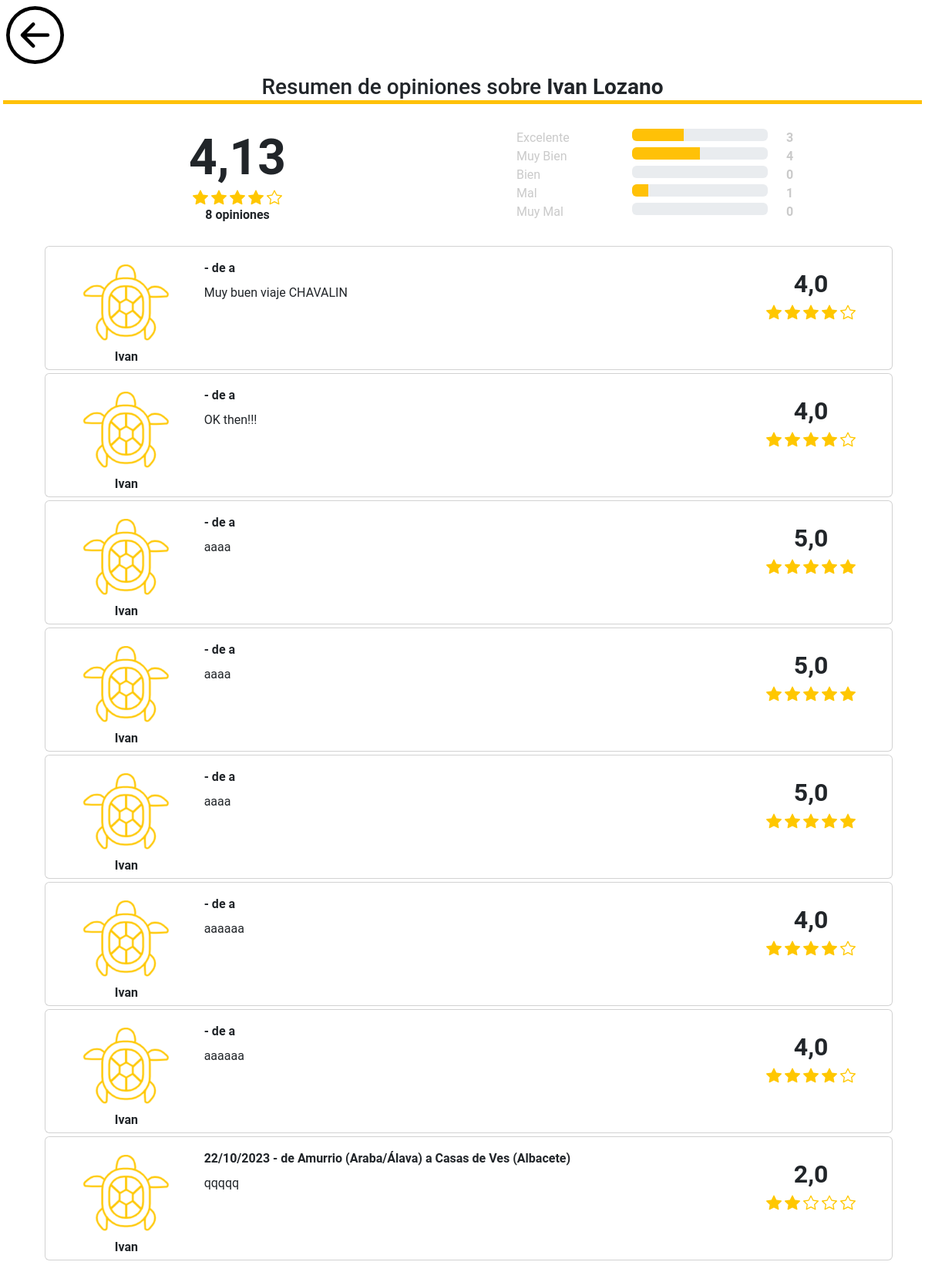
The app's page /opiniones_recibidas/2 (signed in) with its own data.
### Aplicaciones/FrontEnd/models.py (models this page shows, shortened)
class Personas (models.Model):
    phoneNumberRegex = RegexValidator(regex=r"^\+?1?\d{8,15}$")
    id_usuario = models.ForeignKey(Usuario, to_field='id', null=True, blank=True, on_delete=models.CASCADE)
    nombre = models.CharField(max_length=64, blank=False, null=False)
    apellido1 = models.CharField(max_length=64, blank=False, null=False)
    apellido2 = models.CharField(max_length=64, blank=True, null=True)
    fec_nacimiento = models.DateField(blank=False, null=False)
    tipo_documento = models.CharField (max_length=8, blank=False, null=False)
    numero_documento = models.CharField(max_length=32, blank=False, null=False, unique=True)
    num_telefono = models.CharField(validators = [phoneNumberRegex], max_length = 16, blank=False, null=False)
    genero = models.CharField(max_length=1, choices=genero, default='F', blank=True, null=True)
    puntuacion = models.DecimalField(max_digits=2, decimal_places=1, default=3.5, blank=True, null=True)
    prestigio = models.CharField(max_length=2, choices=prestigio, default='B', blank=True, null=True)
    numero_opiniones = models.PositiveIntegerField(default = '0', blank=True, null=True)
    descripcion = models.CharField(max_length=3000, blank=True, null=True)
    imagen = models.ImageField(upload_to='images/users_profile', default="images/users_profile/avatar-mujer.jpg")
    pref_conversacion = models.PositiveIntegerField(default='1')
    pref_musica = models.PositiveIntegerField(default='1')
    pref_mascota = models.PositiveIntegerField(default='1')
    pref_fumar = models.PositiveIntegerField(default='1')
    pref_comida = models.PositiveIntegerField(default='1')
    notif_noticiasofertas = models.PositiveIntegerField(default='3')
    notif_opiniones = models.PositiveIntegerField(default='3')
    notif_reservas = models.PositiveIntegerField(default='3')
    fec_created = models.DateTimeField(auto_now_add=True)
    fec_updated = models.DateTimeField(auto_now=True)
    class Meta:
        verbose_name = 'personas'
        verbose_name_plural = 'personas'

class Opiniones (models.Model):
    id_persona_publicador = models.ForeignKey(Personas, to_field='id', on_delete=models.CASCADE, related_name='id_publicador')
    id_persona_receptor = models.ForeignKey(Personas, to_field='id', on_delete=models.CASCADE, related_name='id_receptor')
    id_viaje = models.ForeignKey(Viajes, to_field='id', null=True, blank=True, on_delete=models.CASCADE)
    puntuacion = models.DecimalField(max_digits=2, decimal_places=1, default=3.5)
    categoria_puntuacion = models.PositiveIntegerField(choices=categorias_puntuacion, default=3)
    mensaje_opinion = models.CharField(max_length=3000, blank=True, null=True)
    fechor_opinion = models.DateTimeField(blank=True, null=True)
    flg_leido = models.BooleanField(default=False)
    flg_opinion_respondida = models.BooleanField(default=False)
    id_opinion_respuesta = models.ForeignKey('self', to_field='id', on_delete=models.CASCADE, blank=True, null=True)
    fec_created = models.DateTimeField(auto_now_add=True)
    fec_updated = models.DateTimeField(auto_now=True)
    class Meta:
        verbose_name = 'opiniones'
        verbose_name_plural = 'opiniones'

class Viajes (models.Model):
    id_persona = models.ForeignKey(Personas, to_field='id', on_delete=models.CASCADE)
    ciudad_origen = models.CharField(max_length=64)
    ciudad_destino = models.CharField(max_length=64)
    fecha_ida = models.DateField(blank=True, null=True)
    numero_asientos_viaje = models.PositiveSmallIntegerField()
    equipaje = models.CharField(max_length=2, choices=equipaje, default='EM')
    estado = models.PositiveIntegerField(choices=estados_viajes, default=1)
    importe_total_asiento = models.DecimalField(max_digits = 5,decimal_places = 2)
    importe_comision_asiento = models.DecimalField(max_digits = 5,decimal_places = 2)
    importe_conductor_asiento = models.DecimalField(max_digits = 5,decimal_places = 2)
    numero_asientos_libres = models.PositiveIntegerField(default=0)
    hora_ida = models.TimeField()
    fechor_ida = models.DateTimeField()
    fechor_pendiente = models.DateTimeField(blank=True, null=True)
    fechor_realizado = models.DateTimeField(blank=True, null=True)
    fechor_cancelado = models.DateTimeField(blank=True, null=True)
    id_vehiculo = models.ForeignKey(Vehiculos, to_field='id', null=True, blank=True, on_delete=models.CASCADE)
    flg_ida_vuelta = models.BooleanField(default=False)
    distancia_kms = models.DecimalField(max_digits=6, decimal_places=1)
    duracion_min = models.PositiveIntegerField()
    fechor_llegada = models.DateTimeField()
    fec_created = models.DateTimeField(auto_now_add=True)
    fec_updated = models.DateTimeField(auto_now=True)
    class Meta:
        verbose_name = 'viajes'
        verbose_name_plural = 'viajes'

### Aplicaciones/FrontEnd/decorators.py (the view)
        def _wrapped_view(request, *args, **kwargs):
            usuario = Personas.objects.get(id_usuario=request.user.id)
            kwargs['usuario'] = usuario
            return view_func(request, *args, **kwargs)

### Aplicaciones/FrontEnd/templates/opiniones_recibidas_main.html (shortened to what this page needs)
{% load static %}
<!DOCTYPE html>
<html lang="en">
<head>
</head>
<body>
	{% include "index.html" %}
	<button type=button value="Previous Page" onClick="javascript:history.go(-1);" class="bg-white border-0 pt-2 ps-2">
		<img alt="Eliminar" src='{% static "icon/arrow-left-circle.svg" %}' width="75px">
	</button>
	<div class="row">
		<div class="col-12 px-3 pt-2">
			<h3 class="border-bottom border-5 border-warning text-center mt-1">Resumen de opiniones sobre <strong>{{usuario.nombre}} {{usuario.apellido1}}</strong></h3>
		</div>
	</div>
	{% include "opiniones_recibidas.html" %}
</body>
</html>

### Aplicaciones/FrontEnd/templates/opiniones_recibidas.html (shortened to what this page needs)
{% load static %}
<!DOCTYPE html>
<html lang="en">
<head>
</head>
<body>
  <div class="container-fluid mx-2 my-4" id="opiniones-recibidas">
    <div class="row" id="opiniones-header">
        <div class="col-5 col-lg-6 align-self-center" id="opiniones-resumen">
            <div class="row" id="puntuacion">
                <div class="col d-flex justify-content-center">
                    <p class="display-3 fw-bold mb-0">
                        {{ avg_puntuacion.avg_punt|floatformat:2 }}
                    </p>
                </div>
            </div>
            <div class="row" id="estrellas">
                <div class="col d-flex justify-content-center">
                    <div class="rating" style="color: #FFC700;">
                        <img class="star" {% if avg_puntuacion.avg_punt > 0.75 %} src='{% static "icon/star-fill.svg" %}'
                                        {% elif avg_puntuacion.avg_punt <= 0.75 and avg_puntuacion.avg_punt >= 0.25 %} src='{% static "icon/star-half.svg" %}'
                                        {% else %} src='{% static "icon/star.svg" %}' {%endif%}>
                        <img class="star" {% if avg_puntuacion.avg_punt > 1.75 %} src='{% static "icon/star-fill.svg" %}'
                                        {% elif avg_puntuacion.avg_punt <= 1.75 and avg_puntuacion.avg_punt >= 1.25 %} src='{% static "icon/star-half.svg" %}'
                                        {% else %} src='{% static "icon/star.svg" %}' {%endif%}>
                        <img class="star" {% if avg_puntuacion.avg_punt > 2.75 %} src='{% static "icon/star-fill.svg" %}'
                                        {% elif avg_puntuacion.avg_punt <= 2.75 and avg_puntuacion.avg_punt >= 2.25 %} src='{% static "icon/star-half.svg" %}'
                                        {% else %} src='{% static "icon/star.svg" %}' {%endif%}>
                        <img class="star" {% if avg_puntuacion.avg_punt > 3.75 %} src='{% static "icon/star-fill.svg" %}'
                                        {% elif avg_puntuacion.avg_punt <= 3.75 and avg_puntuacion.avg_punt >= 3.25 %} src='{% static "icon/star-half.svg" %}'
                                        {% else %} src='{% static "icon/star.svg" %}' {%endif%}>
                        <img class="star" {% if avg_puntuacion.avg_punt > 4.75 %} src='{% static "icon/star-fill.svg" %}'
                                        {% elif avg_puntuacion.avg_punt <= 4.75 and avg_puntuacion.avg_punt >= 4.25 %} src='{% static "icon/star-half.svg" %}'
                                        {% else %} src='{% static "icon/star.svg" %}' {%endif%}>
                    </div>
                </div>
            </div>
            <div class="row mb-1" id="numero_opiniones">
                <div class="col d-flex justify-content-center fw-bold">
                    {{ total_opiniones }} opiniones
                </div>
            </div>
        </div>
        <div class="col-7 col-lg-6" id="opiniones-categorias">
            <div class="row justify-content-center" id="opiniones_cat">
                {% for key, values in opiniones_cat_dict.items %}
                <div class="col-7 col-lg-3 font2-muvil">
                    {{ key }}
                </div>
                <div class="col-4 font2-muvil d-none d-lg-block">
                    <div class="progress">
                        <div class="progress-bar bg-warning" role="progressbar"
                             style="width: {% widthratio values total_opiniones 100 %}%"
                             aria-valuenow="{% widthratio values total_opiniones 100 %}"
                             aria-valuemin="0"
                             aria-valuemax="{{total_opiniones}}"></div>
                    </div>
                </div>
                <div class="col-3 fw-bold font2-muvil">
                    {{ values }}
                </div>
                {% endfor %}
            </div>
        </div>
    </div>
    <div class="row mt-3 py-2" id="opiniones-list">
        {% for or in opiniones_recibidas %}
        <div class="card mx-auto col-11 mb-1" id="opinion-card">
            <div class="row no-gutters card-body pb-1">
                <div class="col-6 col-lg-2 card-block order-1 order-lg-1 opinion-photo" id="opinion-photo">
                    <div class="img-container-opinion mx-auto">
                        {% if or.id_persona_publicador.imagen %}
                            <img class="mx-auto d-block" src="{{ or.id_persona_publicador.imagen.url }}">
                        {% endif %}
                    </div>
                    <p class="fs-6 fw-bold mb-0 text-center opinion-photo">
                        {{or.id_persona_publicador.nombre}}
                    </p>
                </div>
                <div class="col-12 col-lg-8 card-block order-3 order-lg-2" id="opinion-body">
                    <div class="row card-title" id="opinion-header">
                        <div class="col fw-bold fs-6">
                            {{ or.id_viaje.fecha_ida|date:"d/m/Y" }} - de {{or.id_viaje.ciudad_origen}} a {{or.id_viaje.ciudad_destino}}
                        </div>
                    </div>
                    <div class="row" id="opinion-comment">
                        <div class="col fs-6">
                            {{or.mensaje_opinion}}
                        </div>
                    </div>
                </div>
                <div class="col-6 col-lg-2 card-block order-2 order-lg-3" id="opinion-score">
                    <div class="row mt-2" id="opinion-score">
                        <div class="col d-flex justify-content-center">
                            <p class="fs-2 fw-bold mb-0">
                                {{or.puntuacion}}
                            </p>
                        </div>
                    </div>
                    <div class="row" id="estrellas">
                        <div class="col d-flex justify-content-center">
                            <div class="rating" style="color: #FFC700;">
                                <img class="star" {% if or.puntuacion > 0.75 %} src='{% static "icon/star-fill.svg" %}'
                                                {% elif or.puntuacion <= 0.75 and or.puntuacion >= 0.25 %} src='{% static "icon/star-half.svg" %}'
                                                {% else %} src='{% static "icon/star.svg" %}' {%endif%}>
                                <img class="star" {% if or.puntuacion > 1.75 %} src='{% static "icon/star-fill.svg" %}'
                                                {% elif or.puntuacion <= 1.75 and or.puntuacion >= 1.25 %} src='{% static "icon/star-half.svg" %}'
                                                {% else %} src='{% static "icon/star.svg" %}' {%endif%}>
                                <img class="star" {% if or.puntuacion > 2.75 %} src='{% static "icon/star-fill.svg" %}'
                                                {% elif or.puntuacion <= 2.75 and or.puntuacion >= 2.25 %} src='{% static "icon/star-half.svg" %}'
                                                {% else %} src='{% static "icon/star.svg" %}' {%endif%}>
                                <img class="star" {% if or.puntuacion > 3.75 %} src='{% static "icon/star-fill.svg" %}'
                                                {% elif or.puntuacion <= 3.75 and or.puntuacion >= 3.25 %} src='{% static "icon/star-half.svg" %}'
                                                {% else %} src='{% static "icon/star.svg" %}' {%endif%}>
                                <img class="star" {% if or.puntuacion > 4.75 %} src='{% static "icon/star-fill.svg" %}'
                                                {% elif or.puntuacion <= 4.75 and or.puntuacion >= 4.25 %} src='{% static "icon/star-half.svg" %}'
                                                {% else %} src='{% static "icon/star.svg" %}' {%endif%}>
                            </div>
                        </div>
                    </div>
                </div>
            </div>
    </div>
        {% endfor %}
    </div>
</div>
</body>
</html>

### Aplicaciones/FrontEnd/static/css/index.css (style rules this page uses)
html * { font-family: Roboto; }
.font2-muvil { color:#CACACA; }

### Aplicaciones/FrontEnd/templates/opiniones_recibidas_main.html (style rules this page uses)
.rating .star { width: 20px; filter: invert(70%) sepia(84%) saturate(706%) hue-rotate(356deg) brightness(101%) contrast(106%); }
.img-container-opinion { width:115px; height:115px; overflow:hidden; }
.img-container-opinion img { width:100%; height:auto }

### records on screen
Personas: nombre "Ivan", apellido1 "Lozano"
Opiniones: id_persona_publicador.imagen (picture), id_persona_publicador.nombre "Ivan", mensaje_opinion "Muy buen viaje CHAVALIN", puntuacion "4,0"
Opiniones: id_persona_publicador.imagen (picture), id_persona_publicador.nombre "Ivan", mensaje_opinion "OK then!!!", puntuacion "4,0"
Opiniones: id_persona_publicador.imagen (picture), id_persona_publicador.nombre "Ivan", mensaje_opinion "aaaa", puntuacion "5,0"
Opiniones: id_persona_publicador.imagen (picture), id_persona_publicador.nombre "Ivan", mensaje_opinion "aaaa", puntuacion "5,0"
Opiniones: id_persona_publicador.imagen (picture), id_persona_publicador.nombre "Ivan", mensaje_opinion "aaaa", puntuacion "5,0"
Opiniones: id_persona_publicador.imagen (picture), id_persona_publicador.nombre "Ivan", mensaje_opinion "aaaaaa", puntuacion "4,0"
Opiniones: id_persona_publicador.imagen (picture), id_persona_publicador.nombre "Ivan", mensaje_opinion "aaaaaa", puntuacion "4,0"
Opiniones: id_persona_publicador.imagen (picture), id_persona_publicador.nombre "Ivan", id_viaje.fecha_ida "22/10/2023", id_viaje.ciudad_origen "Amurrio (Araba/Álava)", id_viaje.ciudad_destino "Casas de Ves (Albacete)", mensaje_opinion "qqqqq", puntuacion "2,0"

### other values on screen
{{ avg_puntuacion.avg_punt|floatformat:2 }} "4,13"
{{ total_opiniones }} "8"
{{ key }} "Excelente" "Muy Bien" "Bien" "Mal" "Muy Mal"
{{ values }} "3" "4" "0" "1" "0"
